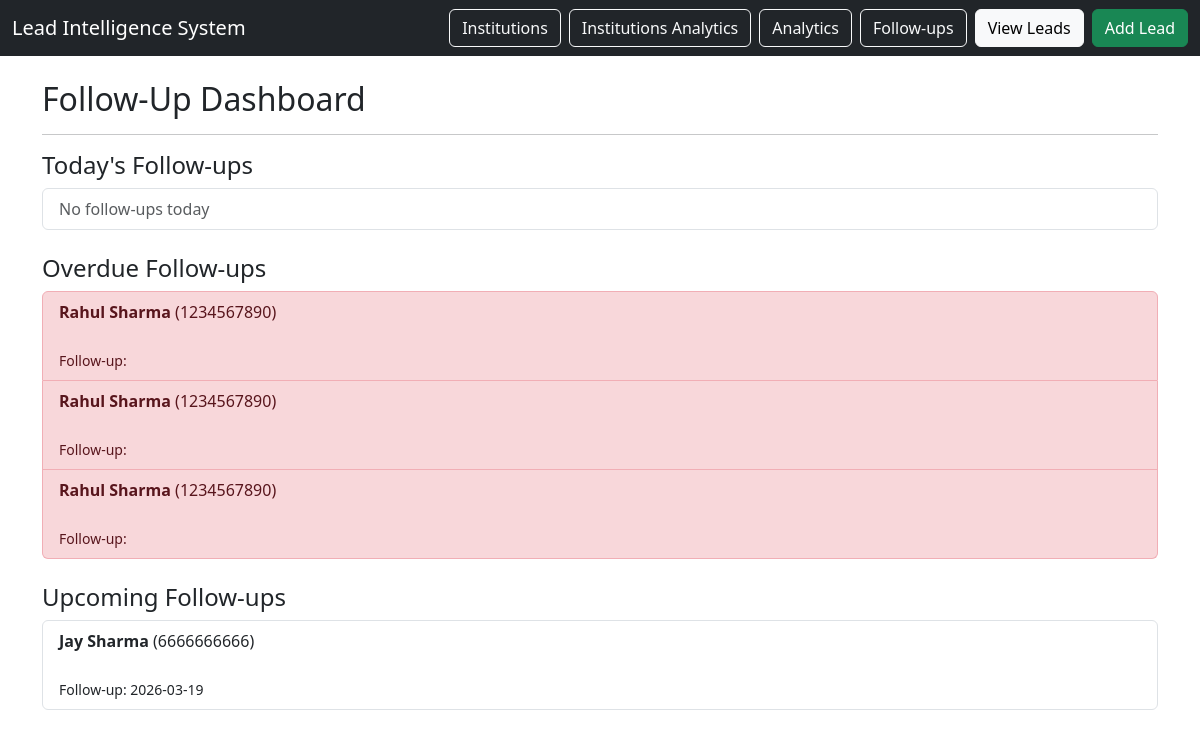
/followups, run on the app's committed database.
### tables this page shows
CREATE TABLE interactions (
    interaction_id INTEGER PRIMARY KEY AUTOINCREMENT,
    lead_id INTEGER NOT NULL,
    interaction_type TEXT NOT NULL,
    notes TEXT,
    follow_up_date DATE,
    created_at TIMESTAMP DEFAULT CURRENT_TIMESTAMP,

    FOREIGN KEY (lead_id) REFERENCES leads(lead_id)
);

CREATE TABLE leads (
    lead_id INTEGER PRIMARY KEY AUTOINCREMENT,
    student_name TEXT NOT NULL,
    phone TEXT,
    city TEXT,
    school_id INTEGER,
    coaching_id INTEGER,
    course_interest TEXT,
    lead_source TEXT,
    interest_level TEXT,
    lead_score INTEGER DEFAULT 0,
    status TEXT CHECK(status IN (
        'new',
        'contacted',
        'interested',
        'applied',
        'admitted',
        'lost'
    )) DEFAULT 'new',
    created_at TIMESTAMP DEFAULT CURRENT_TIMESTAMP,
    notes TEXT,

    FOREIGN KEY (school_id) REFERENCES institutions(institution_id),
    FOREIGN KEY (coaching_id) REFERENCES institutions(institution_id)
);

### app.py (the view)
@app.route("/followups")
def followups():
    db = get_db()
    today = db.execute("""
        SELECT l.student_name, l.phone, i.notes, i.follow_up_date
        FROM interactions i
        JOIN leads l ON i.lead_id = l.lead_id
        WHERE i.follow_up_date = DATE('now')
        ORDER BY i.follow_up_date
    """).fetchall()
    overdue = db.execute("""
        SELECT l.student_name, l.phone, i.notes, i.follow_up_date
        FROM interactions i
        JOIN leads l ON i.lead_id = l.lead_id
        WHERE i.follow_up_date < DATE('now')
        ORDER BY i.follow_up_date
    """).fetchall()
    upcoming = db.execute("""
        SELECT l.student_name, l.phone, i.notes, i.follow_up_date
        FROM interactions i
        JOIN leads l ON i.lead_id = l.lead_id
        WHERE i.follow_up_date > DATE('now')
        ORDER BY i.follow_up_date
    """).fetchall()
    return render_template(
        "followups.html",
        today=today,
        overdue=overdue,
        upcoming=upcoming
    )

### database/db_connection.py (called while the page is built)
def get_db():
    conn = sqlite3.connect(DB_NAME)
    conn.row_factory = sqlite3.Row
    return conn

### templates/followups.html
{% extends "base.html" %}
{% block content %}
<h2>Follow-Up Dashboard</h2>
<hr>
<h4>Today's Follow-ups</h4>
<ul class="list-group mb-4">
{% for f in today %}
<li class="list-group-item">
<strong>{{ f.student_name }}</strong> ({{ f.phone }})<br>
{{ f.notes }}<br>
<small>Follow-up: {{ f.follow_up_date }}</small>
</li>
{% else %}
<li class="list-group-item text-muted">
No follow-ups today
</li>
{% endfor %}
</ul>
<h4>Overdue Follow-ups</h4>
<ul class="list-group mb-4">
{% for f in overdue %}
<li class="list-group-item list-group-item-danger">
<strong>{{ f.student_name }}</strong> ({{ f.phone }})<br>
{{ f.notes }}<br>
<small>Follow-up: {{ f.follow_up_date }}</small>
</li>
{% else %}
<li class="list-group-item text-muted">
No overdue follow-ups
</li>
{% endfor %}
</ul>
<h4>Upcoming Follow-ups</h4>
<ul class="list-group">
{% for f in upcoming %}
<li class="list-group-item">
<strong>{{ f.student_name }}</strong> ({{ f.phone }})<br>
{{ f.notes }}<br>
<small>Follow-up: {{ f.follow_up_date }}</small>
</li>
{% else %}
<li class="list-group-item text-muted">
No upcoming follow-ups
</li>
{% endfor %}
</ul>
{% endblock %}

### data on the page
interactions: student_name "Rahul Sharma", phone "1234567890"
interactions: student_name "Rahul Sharma", phone "1234567890"
interactions: student_name "Rahul Sharma", phone "1234567890"
interactions: student_name "Jay Sharma", phone "6666666666", follow_up_date "2026-03-19"
